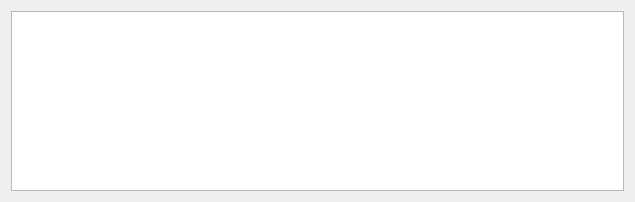
<?xml version="1.0" encoding="UTF-8"?>
<ui version="4.0">
 <class>OrderUrlDialog</class>
 <widget class="QDialog" name="OrderUrlDialog">
  <property name="geometry">
   <rect>
    <x>0</x>
    <y>0</y>
    <width>635</width>
    <height>202</height>
   </rect>
  </property>
  <property name="windowTitle">
   <string>Order Urls</string>
  </property>
  <layout class="QGridLayout" name="gridLayout">
   <item row="0" column="0">
    <widget class="QPlainTextEdit" name="url_text">
     <property name="font">
      <font>
       <pointsize>10</pointsize>
      </font>
     </property>
    </widget>
   </item>
  </layout>
 </widget>
 <resources/>
 <connections/>
</ui>
